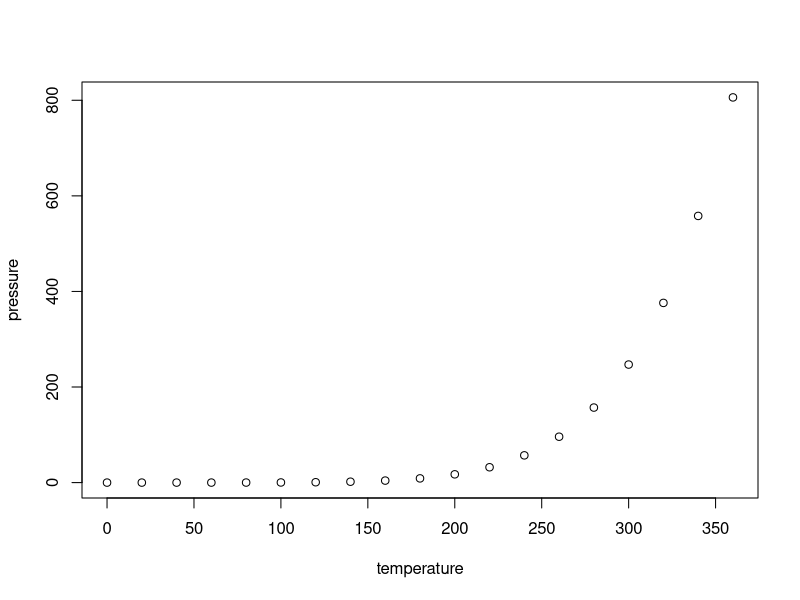
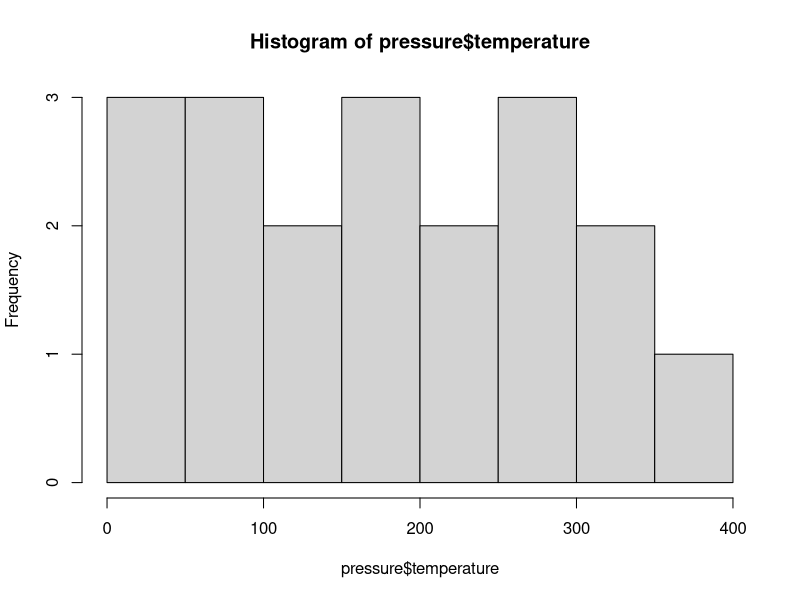
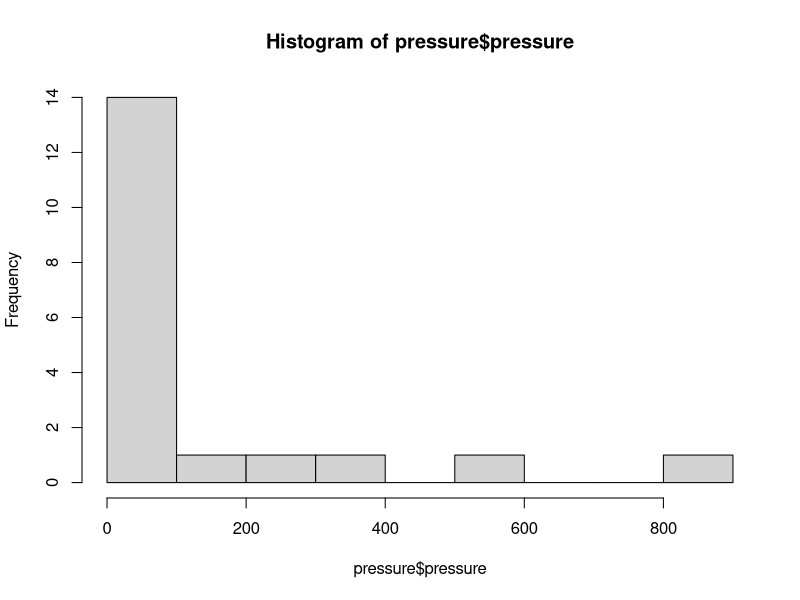

Reproduce these figures in R, in order.
## ---- chunk 1
knitr::opts_chunk$set(echo = TRUE)
## ---- chunk 2
summary(cars)
## ---- chunk 3
cat("### Pressure v. Temp {-} \n \n")
plot(pressure)
cat("\n \n")

cat("### Hist of Temp {-} \n \n")
hist(pressure$temperature)
cat("\n \n")

cat("### Hist of Pressure {-} \n \n")
hist(pressure$pressure)
cat("\n \n")
